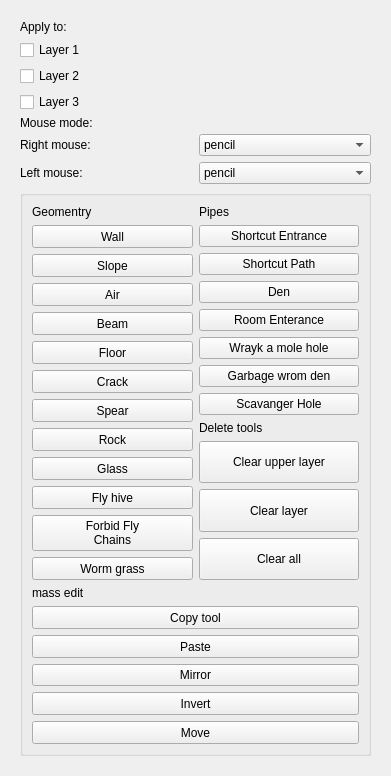
<?xml version="1.0" encoding="UTF-8"?>
<ui version="4.0">
 <class>Geo</class>
 <widget class="QWidget" name="Geo">
  <property name="geometry">
   <rect>
    <x>0</x>
    <y>0</y>
    <width>391</width>
    <height>776</height>
   </rect>
  </property>
  <property name="windowTitle">
   <string>Geo</string>
  </property>
  <layout class="QVBoxLayout" name="verticalLayout_2">
   <item>
    <widget class="QScrollArea" name="scrollArea">
     <property name="sizePolicy">
      <sizepolicy hsizetype="Expanding" vsizetype="Expanding">
       <horstretch>0</horstretch>
       <verstretch>0</verstretch>
      </sizepolicy>
     </property>
     <property name="frameShape">
      <enum>QFrame::Shape::NoFrame</enum>
     </property>
     <property name="frameShadow">
      <enum>QFrame::Shadow::Plain</enum>
     </property>
     <property name="horizontalScrollBarPolicy">
      <enum>Qt::ScrollBarPolicy::ScrollBarAsNeeded</enum>
     </property>
     <property name="widgetResizable">
      <bool>true</bool>
     </property>
     <widget class="QWidget" name="scrollAreaWidgetContents">
      <property name="geometry">
       <rect>
        <x>0</x>
        <y>-24</y>
        <width>356</width>
        <height>782</height>
       </rect>
      </property>
      <layout class="QVBoxLayout" name="verticalLayout_7">
       <item>
        <widget class="QLabel" name="ToolGeoaApply_to_Label">
         <property name="sizePolicy">
          <sizepolicy hsizetype="Preferred" vsizetype="Fixed">
           <horstretch>0</horstretch>
           <verstretch>0</verstretch>
          </sizepolicy>
         </property>
         <property name="locale">
          <locale language="English" country="UnitedStates"/>
         </property>
         <property name="text">
          <string>Apply to:</string>
         </property>
        </widget>
       </item>
       <item>
        <widget class="QCheckBox" name="ToolGeoApplyToL1">
         <property name="locale">
          <locale language="English" country="UnitedStates"/>
         </property>
         <property name="text">
          <string>Layer 1</string>
         </property>
        </widget>
       </item>
       <item>
        <widget class="QCheckBox" name="ToolGeoApplyToL2">
         <property name="locale">
          <locale language="English" country="UnitedStates"/>
         </property>
         <property name="text">
          <string>Layer 2</string>
         </property>
        </widget>
       </item>
       <item>
        <widget class="QCheckBox" name="ToolGeoApplyToL3">
         <property name="locale">
          <locale language="English" country="UnitedStates"/>
         </property>
         <property name="text">
          <string>Layer 3</string>
         </property>
        </widget>
       </item>
       <item>
        <layout class="QGridLayout" name="gridLayout_8">
         <item row="1" column="1">
          <widget class="QComboBox" name="ToolGeoM2Select">
           <property name="sizePolicy">
            <sizepolicy hsizetype="Preferred" vsizetype="Preferred">
             <horstretch>0</horstretch>
             <verstretch>0</verstretch>
            </sizepolicy>
           </property>
           <item>
            <property name="text">
             <string>pencil</string>
            </property>
           </item>
           <item>
            <property name="text">
             <string>brush</string>
            </property>
           </item>
           <item>
            <property name="text">
             <string>bucket</string>
            </property>
           </item>
           <item>
            <property name="text">
             <string>line</string>
            </property>
           </item>
           <item>
            <property name="text">
             <string>rectangle tool</string>
            </property>
           </item>
           <item>
            <property name="text">
             <string>hollow rectanlge</string>
            </property>
           </item>
           <item>
            <property name="text">
             <string>circle</string>
            </property>
           </item>
           <item>
            <property name="text">
             <string>hollow circle</string>
            </property>
           </item>
          </widget>
         </item>
         <item row="2" column="1">
          <widget class="QComboBox" name="ToolGeoM1Select">
           <property name="sizePolicy">
            <sizepolicy hsizetype="Preferred" vsizetype="Preferred">
             <horstretch>0</horstretch>
             <verstretch>0</verstretch>
            </sizepolicy>
           </property>
           <item>
            <property name="text">
             <string>pencil</string>
            </property>
           </item>
           <item>
            <property name="text">
             <string>brush</string>
            </property>
           </item>
           <item>
            <property name="text">
             <string>bucket</string>
            </property>
           </item>
           <item>
            <property name="text">
             <string>line</string>
            </property>
           </item>
           <item>
            <property name="text">
             <string>rectangle tool</string>
            </property>
           </item>
           <item>
            <property name="text">
             <string>hollow rectanlge</string>
            </property>
           </item>
           <item>
            <property name="text">
             <string>circle</string>
            </property>
           </item>
           <item>
            <property name="text">
             <string>hollow circle</string>
            </property>
           </item>
          </widget>
         </item>
         <item row="1" column="0">
          <widget class="QLabel" name="label_2">
           <property name="sizePolicy">
            <sizepolicy hsizetype="Preferred" vsizetype="Preferred">
             <horstretch>0</horstretch>
             <verstretch>0</verstretch>
            </sizepolicy>
           </property>
           <property name="text">
            <string>Right mouse:</string>
           </property>
          </widget>
         </item>
         <item row="2" column="0">
          <widget class="QLabel" name="label_3">
           <property name="sizePolicy">
            <sizepolicy hsizetype="Preferred" vsizetype="Preferred">
             <horstretch>0</horstretch>
             <verstretch>0</verstretch>
            </sizepolicy>
           </property>
           <property name="text">
            <string>Left mouse:</string>
           </property>
          </widget>
         </item>
         <item row="0" column="0">
          <widget class="QLabel" name="label">
           <property name="maximumSize">
            <size>
             <width>16777215</width>
             <height>10</height>
            </size>
           </property>
           <property name="text">
            <string>Mouse mode:</string>
           </property>
          </widget>
         </item>
        </layout>
       </item>
       <item>
        <widget class="QGroupBox" name="ToolMassEditFrame">
         <property name="sizePolicy">
          <sizepolicy hsizetype="Preferred" vsizetype="Preferred">
           <horstretch>1</horstretch>
           <verstretch>1</verstretch>
          </sizepolicy>
         </property>
         <property name="maximumSize">
          <size>
           <width>16777215</width>
           <height>16777215</height>
          </size>
         </property>
         <layout class="QGridLayout" name="gridLayout_11">
          <item row="0" column="0">
           <layout class="QGridLayout" name="gridLayout">
            <item row="0" column="0" rowspan="2">
             <layout class="QVBoxLayout" name="geolayout">
              <item>
               <widget class="QLabel" name="label_Blocks">
                <property name="sizePolicy">
                 <sizepolicy hsizetype="Preferred" vsizetype="Fixed">
                  <horstretch>0</horstretch>
                  <verstretch>0</verstretch>
                 </sizepolicy>
                </property>
                <property name="locale">
                 <locale language="English" country="UnitedStates"/>
                </property>
                <property name="text">
                 <string>Geomentry</string>
                </property>
               </widget>
              </item>
              <item>
               <widget class="QPushButton" name="ToolGeoWall">
                <property name="sizePolicy">
                 <sizepolicy hsizetype="Preferred" vsizetype="Preferred">
                  <horstretch>0</horstretch>
                  <verstretch>0</verstretch>
                 </sizepolicy>
                </property>
                <property name="locale">
                 <locale language="English" country="UnitedStates"/>
                </property>
                <property name="text">
                 <string>Wall</string>
                </property>
                <property name="iconSize">
                 <size>
                  <width>16</width>
                  <height>16</height>
                 </size>
                </property>
                <property name="checkable">
                 <bool>false</bool>
                </property>
               </widget>
              </item>
              <item>
               <widget class="QPushButton" name="ToolGeoSlope">
                <property name="sizePolicy">
                 <sizepolicy hsizetype="Preferred" vsizetype="Preferred">
                  <horstretch>0</horstretch>
                  <verstretch>0</verstretch>
                 </sizepolicy>
                </property>
                <property name="locale">
                 <locale language="English" country="UnitedStates"/>
                </property>
                <property name="text">
                 <string>Slope</string>
                </property>
               </widget>
              </item>
              <item>
               <widget class="QPushButton" name="ToolGeoAir">
                <property name="sizePolicy">
                 <sizepolicy hsizetype="Preferred" vsizetype="Preferred">
                  <horstretch>0</horstretch>
                  <verstretch>0</verstretch>
                 </sizepolicy>
                </property>
                <property name="locale">
                 <locale language="English" country="UnitedStates"/>
                </property>
                <property name="text">
                 <string>Air</string>
                </property>
                <property name="iconSize">
                 <size>
                  <width>32</width>
                  <height>16</height>
                 </size>
                </property>
               </widget>
              </item>
              <item>
               <widget class="QPushButton" name="ToolGeoBeam">
                <property name="sizePolicy">
                 <sizepolicy hsizetype="Preferred" vsizetype="Preferred">
                  <horstretch>0</horstretch>
                  <verstretch>0</verstretch>
                 </sizepolicy>
                </property>
                <property name="locale">
                 <locale language="English" country="UnitedStates"/>
                </property>
                <property name="text">
                 <string>Beam</string>
                </property>
               </widget>
              </item>
              <item>
               <widget class="QPushButton" name="ToolGeoFloor">
                <property name="sizePolicy">
                 <sizepolicy hsizetype="Preferred" vsizetype="Preferred">
                  <horstretch>0</horstretch>
                  <verstretch>0</verstretch>
                 </sizepolicy>
                </property>
                <property name="locale">
                 <locale language="English" country="UnitedStates"/>
                </property>
                <property name="text">
                 <string>Floor</string>
                </property>
                <property name="autoRepeat">
                 <bool>false</bool>
                </property>
               </widget>
              </item>
              <item>
               <widget class="QPushButton" name="ToolGeoCrack">
                <property name="sizePolicy">
                 <sizepolicy hsizetype="Preferred" vsizetype="Preferred">
                  <horstretch>0</horstretch>
                  <verstretch>0</verstretch>
                 </sizepolicy>
                </property>
                <property name="locale">
                 <locale language="English" country="UnitedStates"/>
                </property>
                <property name="text">
                 <string>Crack</string>
                </property>
               </widget>
              </item>
              <item>
               <widget class="QPushButton" name="ToolGeoSpear">
                <property name="sizePolicy">
                 <sizepolicy hsizetype="Preferred" vsizetype="Preferred">
                  <horstretch>0</horstretch>
                  <verstretch>0</verstretch>
                 </sizepolicy>
                </property>
                <property name="locale">
                 <locale language="English" country="UnitedStates"/>
                </property>
                <property name="text">
                 <string>Spear</string>
                </property>
               </widget>
              </item>
              <item>
               <widget class="QPushButton" name="ToolGeoRock">
                <property name="sizePolicy">
                 <sizepolicy hsizetype="Preferred" vsizetype="Preferred">
                  <horstretch>0</horstretch>
                  <verstretch>0</verstretch>
                 </sizepolicy>
                </property>
                <property name="locale">
                 <locale language="English" country="UnitedStates"/>
                </property>
                <property name="text">
                 <string>Rock</string>
                </property>
               </widget>
              </item>
              <item>
               <widget class="QPushButton" name="ToolGeoGlass">
                <property name="sizePolicy">
                 <sizepolicy hsizetype="Preferred" vsizetype="Preferred">
                  <horstretch>0</horstretch>
                  <verstretch>0</verstretch>
                 </sizepolicy>
                </property>
                <property name="locale">
                 <locale language="English" country="UnitedStates"/>
                </property>
                <property name="text">
                 <string>Glass</string>
                </property>
               </widget>
              </item>
              <item>
               <widget class="QPushButton" name="ToolGeoHive">
                <property name="sizePolicy">
                 <sizepolicy hsizetype="Preferred" vsizetype="Preferred">
                  <horstretch>0</horstretch>
                  <verstretch>0</verstretch>
                 </sizepolicy>
                </property>
                <property name="locale">
                 <locale language="English" country="UnitedStates"/>
                </property>
                <property name="text">
                 <string>Fly hive</string>
                </property>
               </widget>
              </item>
              <item>
               <widget class="QPushButton" name="ToolGeoForbidChains">
                <property name="sizePolicy">
                 <sizepolicy hsizetype="Preferred" vsizetype="Preferred">
                  <horstretch>0</horstretch>
                  <verstretch>0</verstretch>
                 </sizepolicy>
                </property>
                <property name="locale">
                 <locale language="English" country="UnitedStates"/>
                </property>
                <property name="text">
                 <string>Forbid Fly
Chains</string>
                </property>
               </widget>
              </item>
              <item>
               <widget class="QPushButton" name="ToolGeoWormGrass">
                <property name="sizePolicy">
                 <sizepolicy hsizetype="Preferred" vsizetype="Preferred">
                  <horstretch>0</horstretch>
                  <verstretch>0</verstretch>
                 </sizepolicy>
                </property>
                <property name="text">
                 <string>Worm grass</string>
                </property>
                <property name="flat">
                 <bool>false</bool>
                </property>
               </widget>
              </item>
             </layout>
            </item>
            <item row="0" column="1">
             <layout class="QVBoxLayout" name="verticalLayout">
              <item>
               <widget class="QLabel" name="ToolGeoLabelPipes">
                <property name="sizePolicy">
                 <sizepolicy hsizetype="Preferred" vsizetype="Fixed">
                  <horstretch>0</horstretch>
                  <verstretch>0</verstretch>
                 </sizepolicy>
                </property>
                <property name="text">
                 <string>Pipes</string>
                </property>
               </widget>
              </item>
              <item>
               <widget class="QPushButton" name="ToolGeoShortcutEntrance">
                <property name="sizePolicy">
                 <sizepolicy hsizetype="Preferred" vsizetype="Preferred">
                  <horstretch>0</horstretch>
                  <verstretch>0</verstretch>
                 </sizepolicy>
                </property>
                <property name="text">
                 <string>Shortcut Entrance</string>
                </property>
               </widget>
              </item>
              <item>
               <widget class="QPushButton" name="ToolGeoShortcut">
                <property name="sizePolicy">
                 <sizepolicy hsizetype="Preferred" vsizetype="Preferred">
                  <horstretch>0</horstretch>
                  <verstretch>0</verstretch>
                 </sizepolicy>
                </property>
                <property name="text">
                 <string>Shortcut Path</string>
                </property>
               </widget>
              </item>
              <item>
               <widget class="QPushButton" name="ToolGeoDen">
                <property name="sizePolicy">
                 <sizepolicy hsizetype="Preferred" vsizetype="Preferred">
                  <horstretch>0</horstretch>
                  <verstretch>0</verstretch>
                 </sizepolicy>
                </property>
                <property name="text">
                 <string>Den</string>
                </property>
               </widget>
              </item>
              <item>
               <widget class="QPushButton" name="ToolGeoEntrance">
                <property name="sizePolicy">
                 <sizepolicy hsizetype="Preferred" vsizetype="Preferred">
                  <horstretch>0</horstretch>
                  <verstretch>0</verstretch>
                 </sizepolicy>
                </property>
                <property name="text">
                 <string>Room Enterance</string>
                </property>
               </widget>
              </item>
              <item>
               <widget class="QPushButton" name="ToolGeoWraykAMoleHole">
                <property name="sizePolicy">
                 <sizepolicy hsizetype="Preferred" vsizetype="Preferred">
                  <horstretch>0</horstretch>
                  <verstretch>0</verstretch>
                 </sizepolicy>
                </property>
                <property name="text">
                 <string>Wrayk a mole hole</string>
                </property>
               </widget>
              </item>
              <item>
               <widget class="QPushButton" name="ToolGeoGarbageWorm">
                <property name="sizePolicy">
                 <sizepolicy hsizetype="Preferred" vsizetype="Preferred">
                  <horstretch>0</horstretch>
                  <verstretch>0</verstretch>
                 </sizepolicy>
                </property>
                <property name="text">
                 <string>Garbage wrom den</string>
                </property>
               </widget>
              </item>
              <item>
               <widget class="QPushButton" name="ToolGeoScavHole">
                <property name="sizePolicy">
                 <sizepolicy hsizetype="Preferred" vsizetype="Preferred">
                  <horstretch>0</horstretch>
                  <verstretch>0</verstretch>
                 </sizepolicy>
                </property>
                <property name="text">
                 <string>Scavanger Hole</string>
                </property>
               </widget>
              </item>
             </layout>
            </item>
            <item row="1" column="1">
             <layout class="QVBoxLayout" name="deletelayout">
              <item>
               <widget class="QLabel" name="ToolGeoLabelDeltieTools">
                <property name="sizePolicy">
                 <sizepolicy hsizetype="Preferred" vsizetype="Fixed">
                  <horstretch>0</horstretch>
                  <verstretch>0</verstretch>
                 </sizepolicy>
                </property>
                <property name="text">
                 <string>Delete tools</string>
                </property>
               </widget>
              </item>
              <item>
               <widget class="QPushButton" name="ToolGeoClearUpperLayer">
                <property name="sizePolicy">
                 <sizepolicy hsizetype="Preferred" vsizetype="Preferred">
                  <horstretch>0</horstretch>
                  <verstretch>0</verstretch>
                 </sizepolicy>
                </property>
                <property name="text">
                 <string>Clear upper layer</string>
                </property>
               </widget>
              </item>
              <item>
               <widget class="QPushButton" name="ToolGeoClearLayer">
                <property name="sizePolicy">
                 <sizepolicy hsizetype="Preferred" vsizetype="Preferred">
                  <horstretch>0</horstretch>
                  <verstretch>0</verstretch>
                 </sizepolicy>
                </property>
                <property name="text">
                 <string>Clear layer</string>
                </property>
               </widget>
              </item>
              <item>
               <widget class="QPushButton" name="ToolGeoClearAll">
                <property name="sizePolicy">
                 <sizepolicy hsizetype="Preferred" vsizetype="Preferred">
                  <horstretch>0</horstretch>
                  <verstretch>0</verstretch>
                 </sizepolicy>
                </property>
                <property name="text">
                 <string>Clear all</string>
                </property>
               </widget>
              </item>
             </layout>
            </item>
            <item row="2" column="0" colspan="2">
             <layout class="QVBoxLayout" name="masslayout">
              <item>
               <widget class="QLabel" name="ToolGeoLabel">
                <property name="sizePolicy">
                 <sizepolicy hsizetype="Preferred" vsizetype="Fixed">
                  <horstretch>0</horstretch>
                  <verstretch>0</verstretch>
                 </sizepolicy>
                </property>
                <property name="locale">
                 <locale language="English" country="UnitedStates"/>
                </property>
                <property name="text">
                 <string>mass edit</string>
                </property>
               </widget>
              </item>
              <item>
               <widget class="QPushButton" name="ToolGeoCopy">
                <property name="sizePolicy">
                 <sizepolicy hsizetype="Preferred" vsizetype="Preferred">
                  <horstretch>0</horstretch>
                  <verstretch>0</verstretch>
                 </sizepolicy>
                </property>
                <property name="minimumSize">
                 <size>
                  <width>0</width>
                  <height>0</height>
                 </size>
                </property>
                <property name="toolTip">
                 <string>&lt;html&gt;&lt;head/&gt;&lt;body&gt;&lt;p&gt;copy&lt;/p&gt;&lt;p&gt;&lt;br/&gt;&lt;/p&gt;&lt;/body&gt;&lt;/html&gt;</string>
                </property>
                <property name="locale">
                 <locale language="English" country="UnitedStates"/>
                </property>
                <property name="text">
                 <string extracomment="ass">Copy tool</string>
                </property>
               </widget>
              </item>
              <item>
               <widget class="QPushButton" name="ToolGeoPaste">
                <property name="sizePolicy">
                 <sizepolicy hsizetype="Preferred" vsizetype="Preferred">
                  <horstretch>0</horstretch>
                  <verstretch>0</verstretch>
                 </sizepolicy>
                </property>
                <property name="locale">
                 <locale language="English" country="UnitedStates"/>
                </property>
                <property name="text">
                 <string>Paste</string>
                </property>
                <property name="iconSize">
                 <size>
                  <width>16</width>
                  <height>16</height>
                 </size>
                </property>
                <property name="checkable">
                 <bool>false</bool>
                </property>
               </widget>
              </item>
              <item>
               <widget class="QPushButton" name="ToolGeoMirror">
                <property name="sizePolicy">
                 <sizepolicy hsizetype="Preferred" vsizetype="Preferred">
                  <horstretch>0</horstretch>
                  <verstretch>0</verstretch>
                 </sizepolicy>
                </property>
                <property name="locale">
                 <locale language="English" country="UnitedStates"/>
                </property>
                <property name="text">
                 <string>Mirror</string>
                </property>
               </widget>
              </item>
              <item>
               <widget class="QPushButton" name="ToolGeoInvert">
                <property name="sizePolicy">
                 <sizepolicy hsizetype="Preferred" vsizetype="Preferred">
                  <horstretch>0</horstretch>
                  <verstretch>0</verstretch>
                 </sizepolicy>
                </property>
                <property name="locale">
                 <locale language="English" country="UnitedStates"/>
                </property>
                <property name="text">
                 <string>Invert</string>
                </property>
               </widget>
              </item>
              <item>
               <widget class="QPushButton" name="ToolGeoMove">
                <property name="sizePolicy">
                 <sizepolicy hsizetype="Preferred" vsizetype="Preferred">
                  <horstretch>0</horstretch>
                  <verstretch>0</verstretch>
                 </sizepolicy>
                </property>
                <property name="locale">
                 <locale language="English" country="UnitedStates"/>
                </property>
                <property name="text">
                 <string>Move</string>
                </property>
                <property name="autoRepeat">
                 <bool>false</bool>
                </property>
               </widget>
              </item>
             </layout>
            </item>
           </layout>
          </item>
         </layout>
        </widget>
       </item>
      </layout>
     </widget>
    </widget>
   </item>
  </layout>
 </widget>
 <resources/>
 <connections/>
</ui>
